Frame 1 (no input): blank canvas, image omitted
Frame 60 (the mouse pressed at the canvas centre just before this capture): blank canvas, image omitted
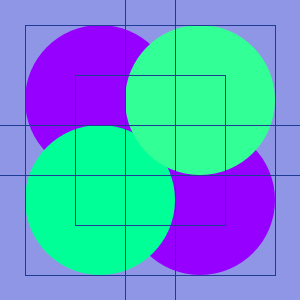
Frame 120 (the mouse held since frame 60 and released just before this capture)

The Processing sketch whose frames 1 and 60 were blank and that drew this single picture after the mouse press (run headless with seeded random() and noise(); from frame 60 on, the mouse is pressed at the canvas centre):

// Processing sketch: processing_35592
// ── processing_35592.pde

void setup(){
  size(300,300);
}
 
 

void draw(){
  background(144,mouseY,230);
  smooth();
 
  ellipseMode(CENTER);
  noStroke();
  fill(mouseY, 0, 255);
  ellipse(200,200,mouseY,mouseY);
  
  ellipseMode(CENTER);
  fill(mouseY, 0, 255);
  ellipse(100,100,mouseY, mouseY);
 
 ellipseMode(CENTER);
  fill(0,255,mouseY);
  ellipse(100, 200,mouseY, mouseY);
  
  ellipseMode(CENTER);
  fill(50, 255,mouseY);
  ellipse(200, 100,mouseY, mouseY);
  
  //this is for the squares starting from the top right to the bottom left
  

 
  rectMode(CENTER);
  noFill();
  stroke(30, 60, mouseX);
  rect(150, 150, mouseX, mouseX);
  
   rectMode(CENTER);
  noFill();
  stroke(30, 60, mouseX);
  rect(50, 50, mouseX, mouseX);
  
   rectMode(CENTER);
  noFill();
  stroke(30, 60, mouseX);
  rect(100,100, mouseX, mouseX);
  
  
   rectMode(CENTER);
  noFill();
  stroke(30, 60, mouseX);
  rect(200, 200, mouseX, mouseX);
  
   rectMode(CENTER);
  noFill();
 stroke(30, 60, mouseX);
  rect(250, 250, mouseX, mouseX);
  
  //this is for the squares starting from the bottom left to top right
  
  rectMode(CENTER);
  noFill();
  stroke(30, 60, mouseX);
  rect(50, 250, mouseX, mouseX);
  
  noFill();
  stroke(30, 60, mouseX);
  rect(100, 200, mouseX, mouseX);
  
  
  noFill();
  stroke(30, 60, mouseX);
  rect(200, 100, mouseX, mouseX);
  
  noFill();
 stroke(30, 60, mouseX);
 rect(250,50, mouseX, mouseX);
 }  
